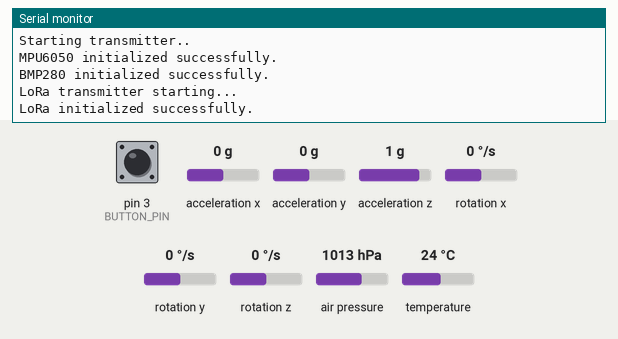
This sketch was run on a simulated Arduino Uno, built with avr-gcc and run on an emulated ATmega328P. On the bench: the last lines printed to the serial monitor. Wiring (inferred from the names in the program): MPU-6050 motion sensor at I2C address 0x68. The test bench sets the inputs (shaded band); at power-on: pin 3 (BUTTON_PIN) HIGH, acceleration x 0 g, acceleration y 0 g, acceleration z 1 g, rotation x 0 °/s, rotation y 0 °/s, rotation z 0 °/s, air pressure 1013 hPa, temperature 24 °C. No radio packets arrive unless stated.

Above: at 1.2 s.
1.3 s: pin 3 (BUTTON_PIN) pulled LOW for 0.15 s
At 1.9 s:
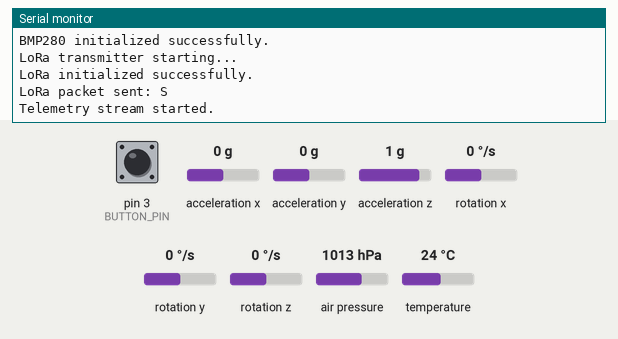
2.9 s: pin 3 (BUTTON_PIN) pulled LOW for 1 s
At 3.4 s:
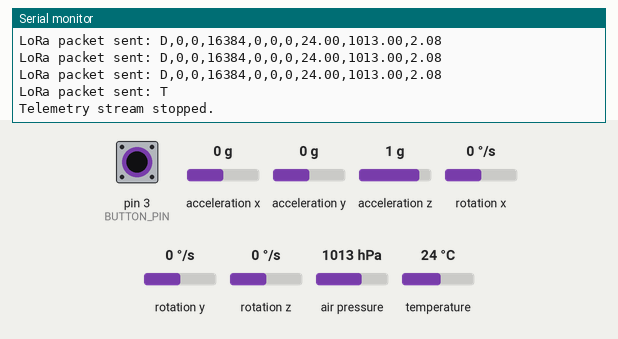
5.4 s: pin 3 (BUTTON_PIN) pulled LOW for 0.15 s
At 6.38 s:
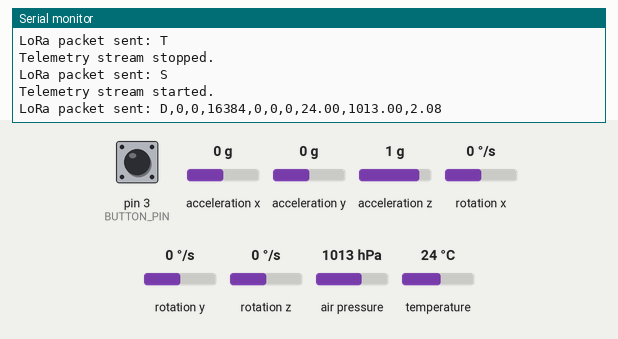
8.5 s: acceleration x set to -1.4 g
At 8.88 s:
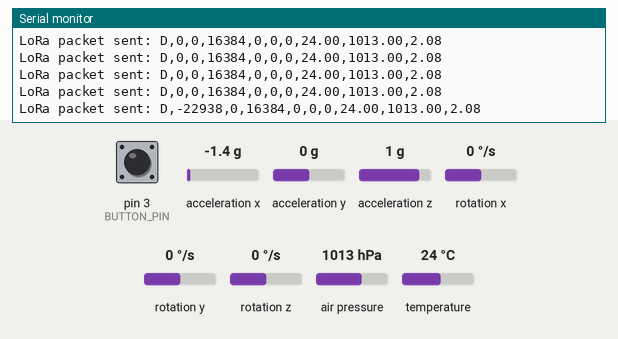
10.0 s: acceleration y set to -1.4 g
At 10.38 s:
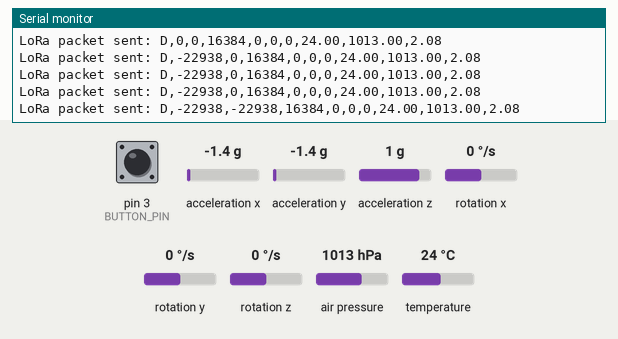
11.5 s: acceleration z set to -1.4 g
At 11.88 s:
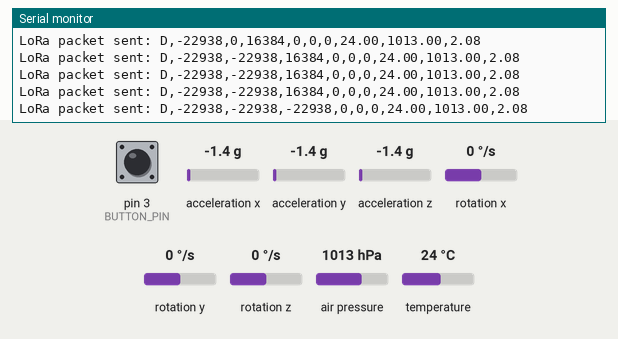

The sketch:

Transmitter.ino
```cpp
#include <SPI.h>
#include <LoRa.h>
#include <Wire.h>
#include <Adafruit_BMP280.h>

#define LORA_SS   10
#define LORA_RST  9
#define LORA_DIO0 2

#define BUTTON_PIN 3

#define MPU_ADDR 0x68
#define BMP_ADDR 0x76

Adafruit_BMP280 bmp;

bool gStreamState = false;
bool gLastButtonReading = HIGH;
bool gButtonStableState = HIGH;
bool gBmpOk = false;

unsigned long gLastDebounceTime = 0;
const unsigned long gDebounceDelay = 50;

unsigned long gLastSendTime = 0;
const unsigned long gSendInterval = 500;

int16_t gAx, gAy, gAz;
int16_t gGx, gGy, gGz;

/*
  DATA PACKET FORMAT:
  D,AX,AY,AZ,GX,GY,GZ,BT,P,ALT

  D   = Data packet marker
  AX  = Accelerometer X raw value
  AY  = Accelerometer Y raw value
  AZ  = Accelerometer Z raw value
  GX  = Gyroscope X raw value
  GY  = Gyroscope Y raw value
  GZ  = Gyroscope Z raw value
  BT  = BMP280 temperature in Celsius
  P   = Pressure in hPa
  ALT = Estimated altitude in meters
*/

void sendLoRaMessage(String pMessage) {
  LoRa.beginPacket();
  LoRa.print(pMessage);
  LoRa.endPacket();

  Serial.print("LoRa packet sent: ");
  Serial.println(pMessage);
}

bool readMPU6050() {
  if (Wire.getWireTimeoutFlag()) {
    Serial.println("I2C timeout flag detected. Clearing flag.");
    Wire.clearWireTimeoutFlag();
  }

  Wire.beginTransmission(MPU_ADDR);
  Wire.write(0x3B);

  byte tError = Wire.endTransmission(false);

  if (tError != 0) {
    Serial.print("MPU6050 I2C transmission failed. Error code: ");
    Serial.println(tError);

    Wire.end();
    delay(20);
    Wire.begin();
    Wire.setWireTimeout(3000, true);

    Serial.println("I2C bus restarted after MPU6050 error.");
    return false;
  }

  byte tBytesRead = Wire.requestFrom(MPU_ADDR, 14, true);

  if (tBytesRead != 14) {
    Serial.print("MPU6050 read failed. Bytes read: ");
    Serial.println(tBytesRead);

    Wire.end();
    delay(20);
    Wire.begin();
    Wire.setWireTimeout(3000, true);

    Serial.println("I2C bus restarted after incomplete MPU6050 read.");
    return false;
  }

  gAx = ((int16_t)Wire.read() << 8) | Wire.read();
  gAy = ((int16_t)Wire.read() << 8) | Wire.read();
  gAz = ((int16_t)Wire.read() << 8) | Wire.read();

  Wire.read();
  Wire.read();

  gGx = ((int16_t)Wire.read() << 8) | Wire.read();
  gGy = ((int16_t)Wire.read() << 8) | Wire.read();
  gGz = ((int16_t)Wire.read() << 8) | Wire.read();

  return true;
}

void setup() {
  Serial.begin(9600);
  while (!Serial);

  Serial.println("Starting transmitter..");
  pinMode(BUTTON_PIN, INPUT_PULLUP);

  Wire.begin();
  Wire.setWireTimeout(3000, true);

  Wire.beginTransmission(MPU_ADDR);
  Wire.write(0x6B);
  Wire.write(0x00);

  byte tMpuError = Wire.endTransmission(true);

  if (tMpuError == 0) {
    Serial.println("MPU6050 initialized successfully.");
  } else {
    Serial.print("MPU6050 initialization failed. I2C error code: ");
    Serial.println(tMpuError);
  }

  if (bmp.begin(BMP_ADDR)) {
    gBmpOk = true;
    Serial.println("BMP280 initialized successfully.");
  } else {
    gBmpOk = false;
    Serial.println("BMP280 initialization failed.");
  }

  Serial.println("LoRa transmitter starting...");

  LoRa.setPins(LORA_SS, LORA_RST, LORA_DIO0);

  if (!LoRa.begin(433E6)) {
    Serial.println("LoRa initialization failed.");
    while (1);
  }

  LoRa.setSyncWord(0x12);
  LoRa.setTxPower(10);

  Serial.println("LoRa initialized successfully.");
}

void loop() {
  bool tReading = digitalRead(BUTTON_PIN);

  if (tReading != gLastButtonReading) {
    gLastDebounceTime = millis();
  }

  if ((millis() - gLastDebounceTime) > gDebounceDelay) {
    if (tReading != gButtonStableState) {
      gButtonStableState = tReading;

      if (gButtonStableState == LOW) {
        gStreamState = !gStreamState;

        if (gStreamState == true) {
          sendLoRaMessage("S");
          Serial.println("Telemetry stream started.");
        } else {
          sendLoRaMessage("T");
          Serial.println("Telemetry stream stopped.");
        }

        gLastSendTime = millis();
      }
    }
  }

  gLastButtonReading = tReading;

  if (gStreamState == false) {
    return;
  }

  if (millis() - gLastSendTime >= gSendInterval) {
    gLastSendTime = millis();

    if (readMPU6050() == false) {
      Serial.println("Telemetry packet skipped because MPU6050 read failed.");
      return;
    }

    float tBmpTemp = -999.0;
    float tPressure = -999.0;
    float tAltitude = -999.0;

    if (gBmpOk == true) {
      tBmpTemp = bmp.readTemperature();
      tPressure = bmp.readPressure() / 100.0;
      tAltitude = bmp.readAltitude(1013.25);
    }

    String tMessage = "D,";
    tMessage += String(gAx) + ",";
    tMessage += String(gAy) + ",";
    tMessage += String(gAz) + ",";
    tMessage += String(gGx) + ",";
    tMessage += String(gGy) + ",";
    tMessage += String(gGz) + ",";
    tMessage += String(tBmpTemp, 2) + ",";
    tMessage += String(tPressure, 2) + ",";
    tMessage += String(tAltitude, 2);

    sendLoRaMessage(tMessage);
  }
}
```

Measured:
- after the input at 1.3 s, the serial monitor: prints a new line after 0.11 s (image 1)
- after the input at 2.9 s, the serial monitor: prints a new line after 0.14 s (image 2)
- after the input at 5.4 s, the serial monitor: prints a new line after 0.11 s (image 3)
- after the input at 8.5 s, the serial monitor: prints a new line after 0.08 s (image 4)
- after the input at 10.0 s, the serial monitor: prints a new line after 0.08 s (image 5)
- after the input at 11.5 s, the serial monitor: prints a new line after 0.08 s (image 6)
